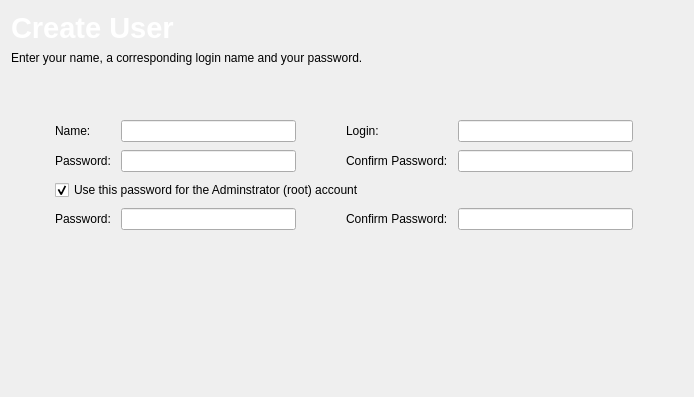
<?xml version="1.0" encoding="UTF-8"?>
<ui version="4.0">
 <class>tribeUserCreation</class>
 <widget class="QWidget" name="tribeUserCreation">
  <property name="geometry">
   <rect>
    <x>0</x>
    <y>0</y>
    <width>694</width>
    <height>397</height>
   </rect>
  </property>
  <property name="windowTitle">
   <string/>
  </property>
  <layout class="QGridLayout" name="gridLayout_2">
   <item row="0" column="0" colspan="4">
    <widget class="QLabel" name="label">
     <property name="maximumSize">
      <size>
       <width>16777215</width>
       <height>50</height>
      </size>
     </property>
     <property name="font">
      <font>
       <pointsize>14</pointsize>
      </font>
     </property>
     <property name="text">
      <string>&lt;!DOCTYPE HTML PUBLIC &quot;-//W3C//DTD HTML 4.0//EN&quot; &quot;http://www.w3.org/TR/REC-html40/strict.dtd&quot;&gt;
&lt;html&gt;&lt;head&gt;&lt;meta name=&quot;qrichtext&quot; content=&quot;1&quot; /&gt;&lt;style type=&quot;text/css&quot;&gt;
p, li { white-space: pre-wrap; }
&lt;/style&gt;&lt;/head&gt;&lt;body style=&quot; font-family:'Bitstream Vera Sans'; font-size:9pt; font-weight:400; font-style:normal;&quot;&gt;
&lt;p style=&quot; margin-top:0px; margin-bottom:0px; margin-left:0px; margin-right:0px; -qt-block-indent:0; text-indent:0px; font-family:'Sans Serif'; font-size:10pt;&quot;&gt;&lt;span style=&quot; font-size:22pt; font-weight:600; color:#ffffff;&quot;&gt;Create User&lt;/span&gt;&lt;/p&gt;&lt;/body&gt;&lt;/html&gt;</string>
     </property>
    </widget>
   </item>
   <item row="1" column="0" colspan="4">
    <widget class="QLabel" name="label_2">
     <property name="text">
      <string>Enter your name, a corresponding login name and your password.</string>
     </property>
     <property name="scaledContents">
      <bool>true</bool>
     </property>
     <property name="wordWrap">
      <bool>true</bool>
     </property>
    </widget>
   </item>
   <item row="2" column="1">
    <spacer name="verticalSpacer">
     <property name="orientation">
      <enum>Qt::Vertical</enum>
     </property>
     <property name="sizeType">
      <enum>QSizePolicy::Fixed</enum>
     </property>
     <property name="sizeHint" stdset="0">
      <size>
       <width>20</width>
       <height>40</height>
      </size>
     </property>
    </spacer>
   </item>
   <item row="6" column="1">
    <spacer name="verticalSpacer_2">
     <property name="orientation">
      <enum>Qt::Vertical</enum>
     </property>
     <property name="sizeHint" stdset="0">
      <size>
       <width>20</width>
       <height>40</height>
      </size>
     </property>
    </spacer>
   </item>
   <item row="3" column="0" rowspan="4">
    <spacer name="horizontalSpacer">
     <property name="orientation">
      <enum>Qt::Horizontal</enum>
     </property>
     <property name="sizeHint" stdset="0">
      <size>
       <width>40</width>
       <height>20</height>
      </size>
     </property>
    </spacer>
   </item>
   <item row="3" column="1" rowspan="2">
    <widget class="QWidget" name="widget" native="true">
     <layout class="QGridLayout" name="gridLayout">
      <property name="horizontalSpacing">
       <number>10</number>
      </property>
      <property name="verticalSpacing">
       <number>8</number>
      </property>
      <item row="0" column="0">
       <widget class="QLabel" name="label_3">
        <property name="enabled">
         <bool>true</bool>
        </property>
        <property name="toolTip">
         <string>eg, John Smith, or Joe Average</string>
        </property>
        <property name="text">
         <string>Name:</string>
        </property>
       </widget>
      </item>
      <item row="2" column="0">
       <widget class="QLabel" name="label_5">
        <property name="text">
         <string>Password:</string>
        </property>
       </widget>
      </item>
      <item row="0" column="1" colspan="3">
       <widget class="KLineEdit" name="nameLine">
        <property name="minimumSize">
         <size>
          <width>175</width>
          <height>0</height>
         </size>
        </property>
        <property name="showClearButton" stdset="0">
         <bool>true</bool>
        </property>
       </widget>
      </item>
      <item row="2" column="1" colspan="3">
       <widget class="KLineEdit" name="userPw">
        <property name="minimumSize">
         <size>
          <width>175</width>
          <height>0</height>
         </size>
        </property>
        <property name="showClearButton" stdset="0">
         <bool>true</bool>
        </property>
        <property name="passwordMode">
         <bool>true</bool>
        </property>
       </widget>
      </item>
      <item row="2" column="6" colspan="3">
       <widget class="KLineEdit" name="userConfirmPw">
        <property name="minimumSize">
         <size>
          <width>175</width>
          <height>0</height>
         </size>
        </property>
        <property name="showClearButton" stdset="0">
         <bool>true</bool>
        </property>
        <property name="passwordMode">
         <bool>true</bool>
        </property>
       </widget>
      </item>
      <item row="0" column="5">
       <widget class="QLabel" name="label_4">
        <property name="sizePolicy">
         <sizepolicy hsizetype="Maximum" vsizetype="Preferred">
          <horstretch>0</horstretch>
          <verstretch>0</verstretch>
         </sizepolicy>
        </property>
        <property name="toolTip">
         <string>The actual unix standard login username</string>
        </property>
        <property name="text">
         <string>Login:</string>
        </property>
       </widget>
      </item>
      <item row="0" column="6" colspan="3">
       <widget class="KLineEdit" name="userLine">
        <property name="minimumSize">
         <size>
          <width>175</width>
          <height>0</height>
         </size>
        </property>
        <property name="showClearButton" stdset="0">
         <bool>true</bool>
        </property>
       </widget>
      </item>
      <item row="2" column="5">
       <widget class="QLabel" name="confirmLabel">
        <property name="text">
         <string>Confirm Password:</string>
        </property>
       </widget>
      </item>
      <item row="3" column="0" colspan="9">
       <widget class="QCheckBox" name="usePwForRoot">
        <property name="text">
         <string>Use this password for the Adminstrator (root) account</string>
        </property>
        <property name="checked">
         <bool>true</bool>
        </property>
       </widget>
      </item>
      <item row="4" column="0">
       <widget class="QLabel" name="rootPwLabel">
        <property name="text">
         <string>Password:</string>
        </property>
       </widget>
      </item>
      <item row="4" column="1" colspan="3">
       <widget class="KLineEdit" name="rootPw">
        <property name="minimumSize">
         <size>
          <width>175</width>
          <height>0</height>
         </size>
        </property>
        <property name="passwordMode">
         <bool>true</bool>
        </property>
       </widget>
      </item>
      <item row="4" column="5">
       <widget class="QLabel" name="rootConfirmPwLabel">
        <property name="text">
         <string>Confirm Password:</string>
        </property>
       </widget>
      </item>
      <item row="4" column="6" colspan="3">
       <widget class="KLineEdit" name="rootConfirmPw">
        <property name="minimumSize">
         <size>
          <width>175</width>
          <height>0</height>
         </size>
        </property>
        <property name="passwordMode">
         <bool>true</bool>
        </property>
       </widget>
      </item>
      <item row="0" column="4">
       <spacer name="horizontalSpacer_3">
        <property name="orientation">
         <enum>Qt::Horizontal</enum>
        </property>
        <property name="sizeType">
         <enum>QSizePolicy::Fixed</enum>
        </property>
        <property name="sizeHint" stdset="0">
         <size>
          <width>30</width>
          <height>20</height>
         </size>
        </property>
       </spacer>
      </item>
     </layout>
    </widget>
   </item>
   <item row="2" column="2">
    <spacer name="horizontalSpacer_2">
     <property name="orientation">
      <enum>Qt::Horizontal</enum>
     </property>
     <property name="sizeHint" stdset="0">
      <size>
       <width>40</width>
       <height>20</height>
      </size>
     </property>
    </spacer>
   </item>
  </layout>
 </widget>
 <customwidgets>
  <customwidget>
   <class>KLineEdit</class>
   <extends>QLineEdit</extends>
   <header>klineedit.h</header>
  </customwidget>
 </customwidgets>
 <tabstops>
  <tabstop>nameLine</tabstop>
  <tabstop>userLine</tabstop>
  <tabstop>userPw</tabstop>
  <tabstop>userConfirmPw</tabstop>
  <tabstop>usePwForRoot</tabstop>
  <tabstop>rootPw</tabstop>
  <tabstop>rootConfirmPw</tabstop>
 </tabstops>
 <resources>
  <include location="tribe.qrc"/>
 </resources>
 <connections/>
</ui>
